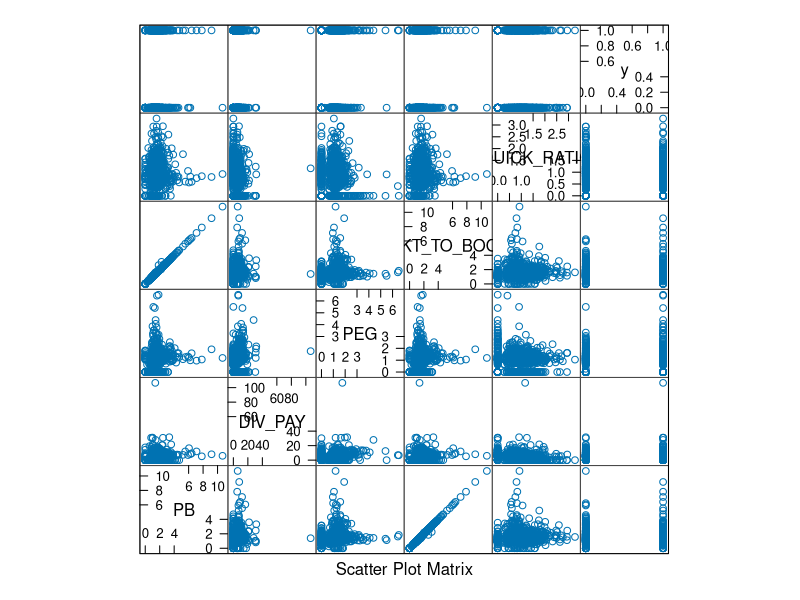

Generate this figure with R: (Note: this script raises an error after producing the figure.)
library(ggplot2); library(caret);library(rpart);library(reshape2)
setwd("C:/Users/gilyja12/Documents/Senior Thesis/Option_Thesis")
Data <- read.csv("CFM.csv", header = TRUE, sep = ",")
Data[is.na(Data)]<-0
samp1 <- Data[,1]
rownames(Data)<- samp1
Data[,1]<-NULL
intrain <- createDataPartition(y=Data$SI_INT, p=.75, list=FALSE)
#Add Preprocessing Average by dividing mean by standard deveiaion
NO_PROCESS_DATA = Data
for( i in 1:10)
{
  #Data[,i] <- (Data[,i]- min(Data[,i]))/(max(Data[,i]) - min(Data[,i]))
  #Sqrt Transform our data
  Data[,i] = sqrt(Data[,i])
  #Data[,i] = log10(Data[,i])
  
}
Data[is.na(Data)]<-0
training <- Data[intrain,]
testing <- Data[-intrain,]
summary(training)
featurePlot(x=training[,c("PB","DIV_PAY", "PEG", "MKT_TO_BOOK", "QUICK_RATIO")], y=training$M3_LOW_VOL, plot="pairs")
set.seed(1834)
#Show correlation between SI and other variables compare between glm and lm
holder_1 <- glm(SI_INT~ PEG + PB + DIV_PAY + PE + Free_CASH +QUICK_RATIO +ALT_SCORE + MKT_TO_BOOK + DEBT_TO_EBITBA + M3_LOW_VOL+M6_LOW_VOL + Y1_LOW_VOL, data = training)
holder_2 <- lm(SI_INT~ PEG + PB + DIV_PAY + PE + Free_CASH +QUICK_RATIO +ALT_SCORE + MKT_TO_BOOK + DEBT_TO_EBITBA + M3_LOW_VOL+M6_LOW_VOL+ Y1_LOW_VOL,data = training)
#See different ROC Plots!
#----Starting to pickup different M3 Variables using glm and rpart Algorithms
holder_3 <- glm(M3_LOW_VOL~ + SI_INT + PB + DIV_PAY + PE + Free_CASH +QUICK_RATIO +ALT_SCORE + MKT_TO_BOOK + DEBT_TO_EBITBA + PEG+M6_LOW_VOL+ Y1_LOW_VOL, family= binomial, data = training)
holder_4 <- glm(M3_LOW_VOL~ + SI_INT + PE +QUICK_RATIO +ALT_SCORE + MKT_TO_BOOK + DEBT_TO_EBITBA + PEG+M6_LOW_VOL+ Y1_LOW_VOL, family= binomial, data = training)
holder_5 <- glm(M3_LOW_VOL~ PE +QUICK_RATIO +ALT_SCORE + PEG+M6_LOW_VOL + Y1_LOW_VOL, family= binomial, data = training)
#calculate STD of Accuracy with different seeds
holder_6 <- rpart(M3_LOW_VOL~ SI_INT + PB + DIV_PAY + PE + Free_CASH +QUICK_RATIO +ALT_SCORE + MKT_TO_BOOK + DEBT_TO_EBITBA + PEG +M6_LOW_VOL +Y1_LOW_VOL, method="class", data = training)
# Add correlation plot
library('corrplot')
summary(holder_1)
summary(holder_2)
summary(holder_3)
summary(holder_4)
summary(holder_5)
summary(holder_6)

#rpart prediction matrix---
predictions_1 <- predict(holder_6, newdata=testing,type="class")
confusionMatrix(predictions_1,testing$M3_LOW_VOL)

#----allows for data to be converted from TRUE/FALSE -> 1/0
predictions_1 = as.numeric(predictions_1)
DATA_COR <-cor(Data)
corrplot(DATA_COR,method="circle")

#convert to value and metric for comparions graph to describe why we condense
plot_data_sqrt <- melt(Data[1:5])
plot_data <-melt(NO_PROCESS_DATA[1:5])

ggplot(plot_data_sqrt,aes(x=value, fill=variable)) + geom_histogram(alpha=0.25)
ggplot(plot_data,aes(x=value, fill=variable, trim=TRUE)) + geom_histogram(alpha=0.25)
#rpart ROC Curve
library(pROC)
plot.roc(testing$M3_LOW_VOL,predictions_1)
#plot.roc(training$M3_LOW_VOL,holder_6)


